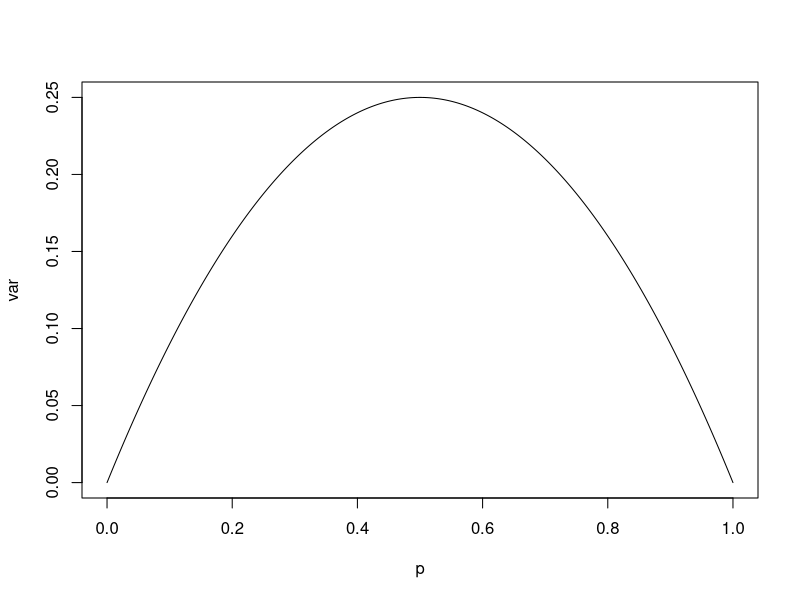
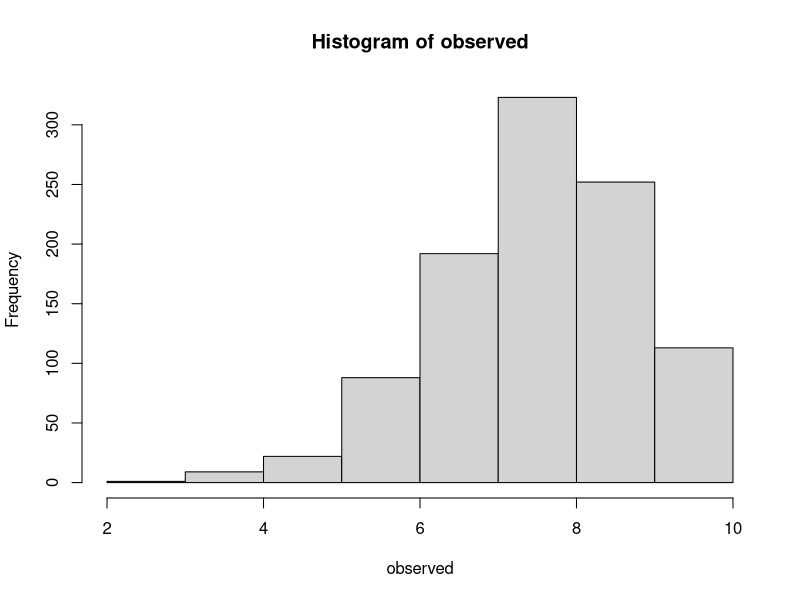
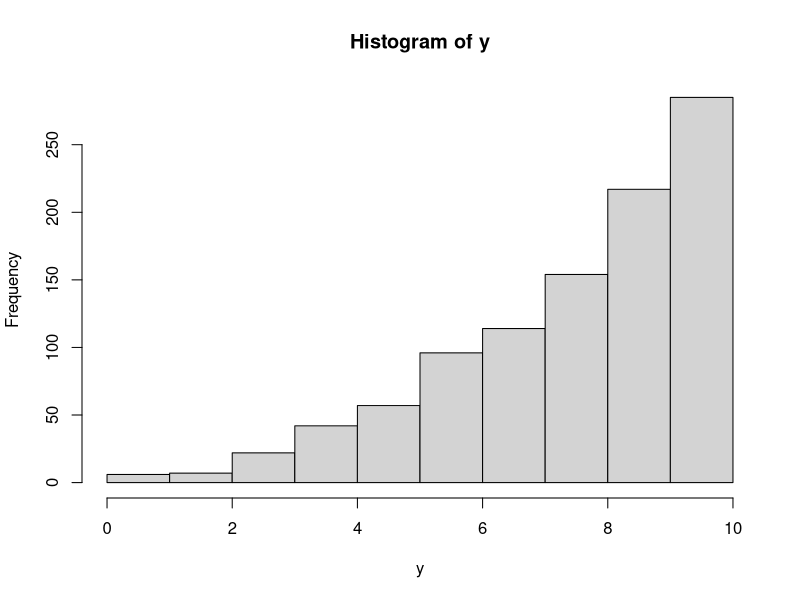

Reproduce these figures in R, in order.
## ---- chunk 1
p <- seq(0, 1, by = 0.001)
var <- p*(1-p)
plot(p, var, type = "l")

#referenced chat gpt to determine how to fix my specification of the plot 
#function here, asked this prompt "how to plot a line in R"
## ---- chunk 2
observed <- rbinom(1000, 10, 0.8)
hist(observed)
## ---- chunk 3
p <- rbeta(1000, 4, 1)
y <- rbinom(1000, 10, p)
hist(y)
## ---- chunk 4
mean(observed)
mean(y)

sd(observed)
sd(y)
